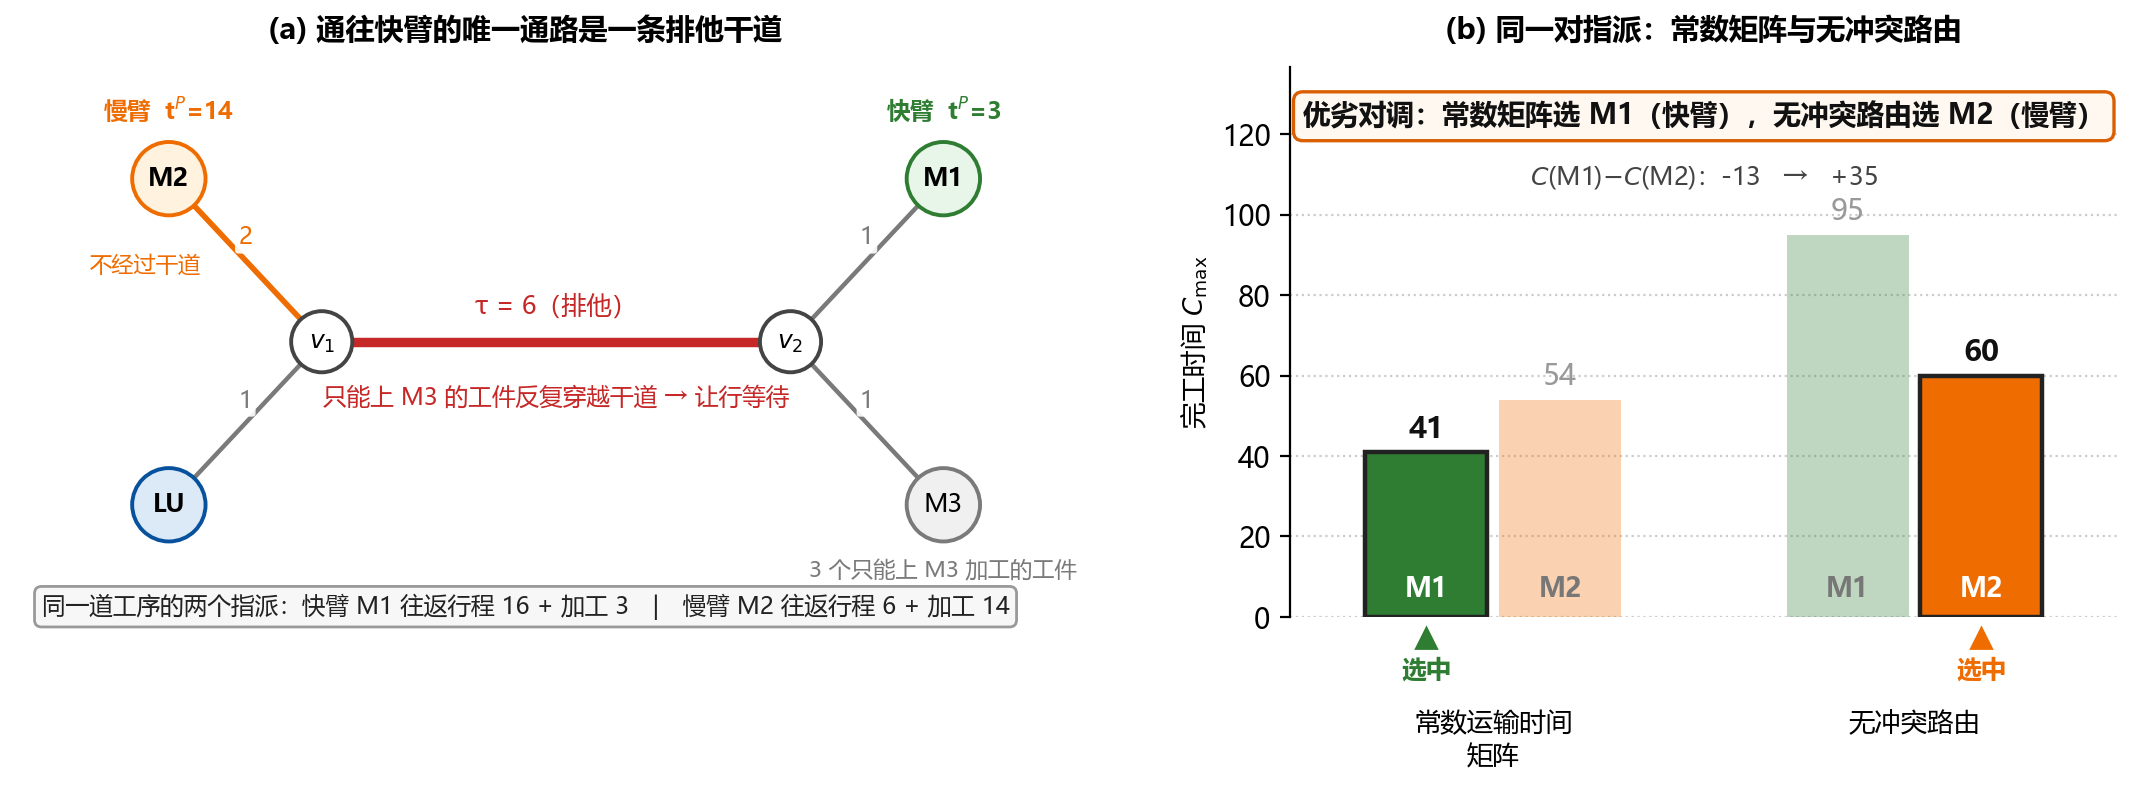

Here is the Python script that generated this plot:
# -*- coding: utf-8 -*-
"""图 1 动机算例中文版。图内文字与 fig_motivating.py 相同，输出 fig_motivating_CN。"""
from __future__ import annotations

import json
import os
import sys

sys.path.insert(0, os.path.dirname(os.path.abspath(__file__)))

import fig_motivating as src  # noqa: E402
import matplotlib.pyplot as plt  # noqa: E402

HERE = os.path.dirname(os.path.abspath(__file__))


def main() -> None:
    if not os.path.exists(src.DATA):
        raise SystemExit(f"缺 {src.DATA};先在 clbs/ 下跑 py -m tools.motivating --sweep")
    with open(src.DATA, encoding="utf-8") as f:
        d = json.load(f)

    fig, axes = plt.subplots(1, 2, figsize=(11.4, 4.15),
                             gridspec_kw={"width_ratios": [1.32, 1.0]})
    src.panel_layout(axes[0], d["params"])
    src.panel_reversal(axes[1], d)

    fig.tight_layout(w_pad=2.0)
    stem = os.path.join(HERE, "fig_motivating_CN")
    fig.savefig(stem + ".pdf", bbox_inches="tight", pad_inches=0.08)
    if os.environ.get("CLBS_FIG_PNG", "1") != "0":
        fig.savefig(stem + ".png", dpi=200, bbox_inches="tight", pad_inches=0.08)
    plt.close(fig)
    print("wrote", stem + ".pdf/.png")


if __name__ == "__main__":
    main()
